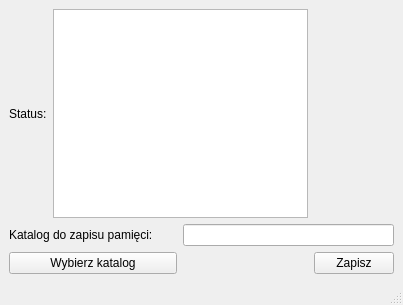
<?xml version="1.0" encoding="UTF-8"?>
<ui version="4.0">
 <class>TMXWindow</class>
 <widget class="QMainWindow" name="TMXWindow">
  <property name="geometry">
   <rect>
    <x>0</x>
    <y>0</y>
    <width>403</width>
    <height>305</height>
   </rect>
  </property>
  <property name="windowTitle">
   <string>MainWindow</string>
  </property>
  <widget class="QWidget" name="centralwidget">
   <layout class="QGridLayout" name="gridLayout">
    <item row="0" column="0">
     <widget class="QLabel" name="label">
      <property name="text">
       <string>Status:</string>
      </property>
      <property name="buddy">
       <cstring>_status</cstring>
      </property>
     </widget>
    </item>
    <item row="0" column="1" colspan="2">
     <widget class="QPlainTextEdit" name="_status">
      <property name="readOnly">
       <bool>true</bool>
      </property>
     </widget>
    </item>
    <item row="1" column="0" colspan="2">
     <widget class="QLabel" name="label_2">
      <property name="text">
       <string>Katalog do zapisu pamięci:</string>
      </property>
      <property name="buddy">
       <cstring>_dir</cstring>
      </property>
     </widget>
    </item>
    <item row="1" column="2" colspan="2">
     <widget class="QLineEdit" name="_dir"/>
    </item>
    <item row="2" column="0" colspan="2">
     <widget class="QPushButton" name="_chooseDir">
      <property name="text">
       <string>Wybierz katalog</string>
      </property>
     </widget>
    </item>
    <item row="2" column="3">
     <widget class="QPushButton" name="_save">
      <property name="text">
       <string>Zapisz</string>
      </property>
     </widget>
    </item>
   </layout>
  </widget>
  <widget class="QMenuBar" name="menubar">
   <property name="geometry">
    <rect>
     <x>0</x>
     <y>0</y>
     <width>403</width>
     <height>21</height>
    </rect>
   </property>
  </widget>
  <widget class="QStatusBar" name="statusbar"/>
 </widget>
 <resources/>
 <connections/>
</ui>
